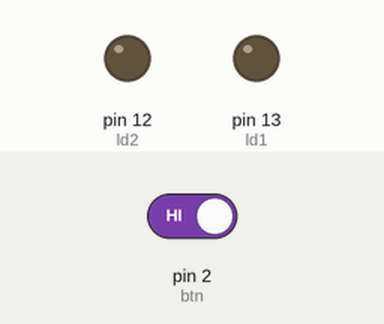
Recording of a sketch running on a simulated Arduino Uno, built with avr-gcc and run on an emulated ATmega328P. Parts: output pins drawn as LEDs (lit = HIGH). The inputs (shaded band) are chosen by the test bench; at power-on: pin 2 (btn) HIGH.

Above: at 10.8 s.
10.9 s: pin 2 (btn) driven LOW
At 15.4 s:
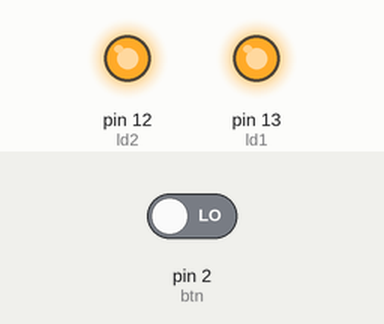
At 20.4 s:
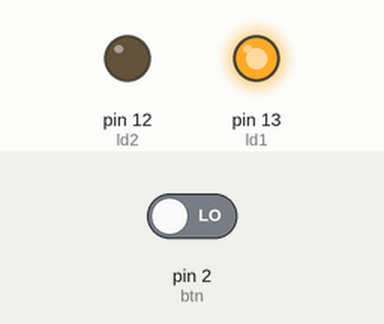
21.5 s: pin 2 (btn) driven HIGH
At 25.4 s:
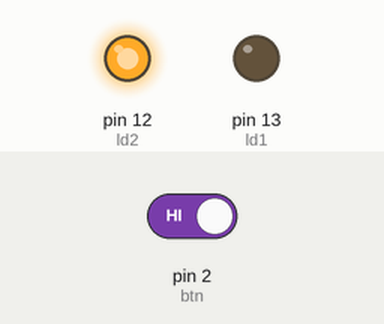
Timing chart, 0 to 36.5 s (numbered marks = the images above; inputs shaded):
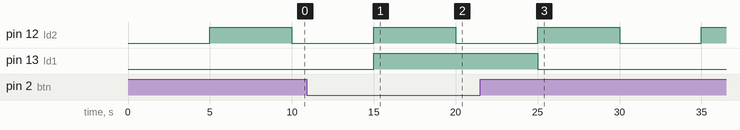

The sketch:

______1a.ino
```cpp
int ld1 = 13;
int ld2 = 12;

int btn = 2;

int state = LOW;

void setup() {

  pinMode(btn, INPUT_PULLUP);
  pinMode(ld1, OUTPUT);
  pinMode(ld2, OUTPUT);

}

void loop() {

  if ( !digitalRead(btn) )
  {
    digitalWrite(ld1, HIGH);
  }
  else
  {
    digitalWrite(ld1, LOW);
  }

  digitalWrite(ld2, state);

  state = !state;

  delay(5000);

}
```

Measured:
- after the input at 10.9 s, pin 13 (ld1): LOW → HIGH after 4.1 s
- after the input at 21.5 s, pin 13 (ld1): HIGH → LOW after 3.5 s
